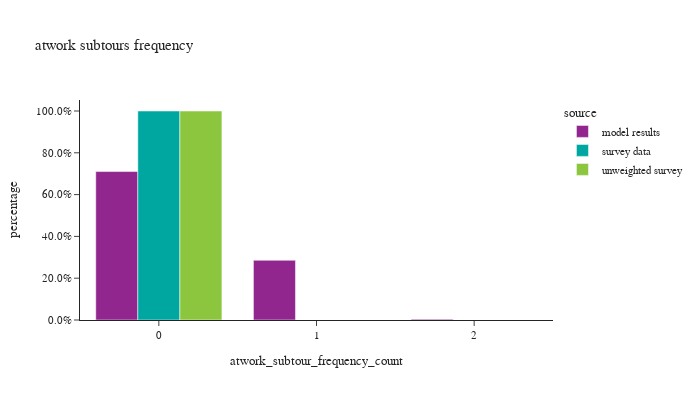

This figure's notebook cell:
### Code cell
df_plot = work_tour.groupby(['source','atwork_subtour_frequency_count'])['tour_weight'].sum().reset_index()
df_plot['percentage'] = df_plot.groupby(['source'], group_keys=False)['tour_weight']. \
    apply(lambda x: x / float(x.sum()))
fig1 = px.bar(df_plot, x='atwork_subtour_frequency_count', y="percentage", color="source", barmode="group",
              title="atwork subtours frequency")
fig1.for_each_annotation(lambda a: a.update(text = a.text.split("=")[-1]))
fig1.update_layout(height=400, width=700, font=dict(size=11), yaxis=dict(tickformat=".1%"))
fig1.show()

### Figure 1 — Plotly figure (JSON) as saved in the notebook; plotly's stock layout.template omitted (floating-point values rounded to 4 significant figures)
{"data": [{"alignmentgroup": "True", "hovertemplate": "source=model results<br>atwork_subtour_frequency_count=%{x}<br>percentage=%{y}<extra></extra>", "legendgroup": "model results", "marker": {"color": "#91268F", "pattern": {"shape": ""}}, "name": "model results", "offsetgroup": "model results", "orientation": "v", "showlegend": true, "textposition": "auto", "type": "bar", "x": [0, 1, 2], "xaxis": "x", "y": [0.7102, 0.2858, 0.003983], "yaxis": "y"}, {"alignmentgroup": "True", "hovertemplate": "source=survey data<br>atwork_subtour_frequency_count=%{x}<br>percentage=%{y}<extra></extra>", "legendgroup": "survey data", "marker": {"color": "#00A7A0", "pattern": {"shape": ""}}, "name": "survey data", "offsetgroup": "survey data", "orientation": "v", "showlegend": true, "textposition": "auto", "type": "bar", "x": [0], "xaxis": "x", "y": [1.0], "yaxis": "y"}, {"alignmentgroup": "True", "hovertemplate": "source=unweighted survey<br>atwork_subtour_frequency_count=%{x}<br>percentage=%{y}<extra></extra>", "legendgroup": "unweighted survey", "marker": {"color": "#8CC63E", "pattern": {"shape": ""}}, "name": "unweighted survey", "offsetgroup": "unweighted survey", "orientation": "v", "showlegend": true, "textposition": "auto", "type": "bar", "x": [0], "xaxis": "x", "y": [1.0], "yaxis": "y"}], "layout": {"barmode": "group", "font": {"size": 11}, "height": 400, "legend": {"title": {"text": "source"}, "tracegroupgap": 0}, "title": {"text": "atwork subtours frequency"}, "width": 700, "xaxis": {"anchor": "y", "domain": [0.0, 1.0], "title": {"text": "atwork_subtour_frequency_count"}}, "yaxis": {"anchor": "x", "domain": [0.0, 1.0], "tickformat": ".1%", "title": {"text": "percentage"}}}}
